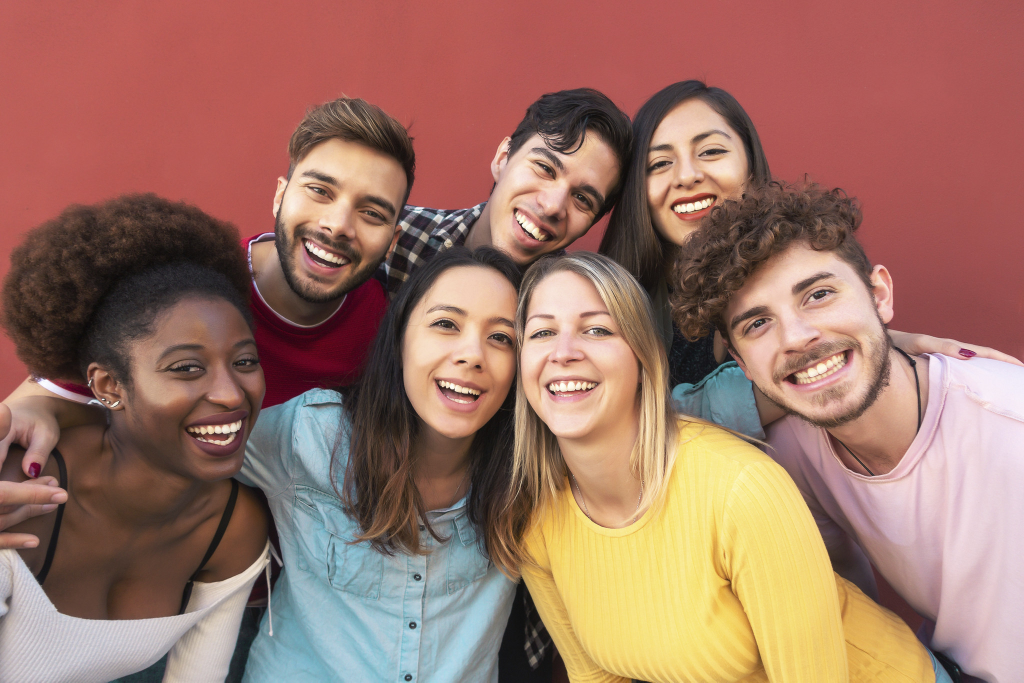
#> input picture opencv/people.jpg, 2048 x 1365 px (shown at 1/2 size)
$ jupyter execute open_cv_intro.ipynb
#> lines starting #> are read from the running program, lines starting #| are printed output that depends on the picture; after the words box and inside, x2 and y2 are one past the last pixel; in counts of white or black regions, pixels touching at a corner belong together
[cell 1]
import cv2
import numpy as np
import matplotlib.pyplot as plt

[cell 2]
img_path = "people.jpg"
img = cv2.imread(img_path)
#> img is the input picture: shape (1365, 2048, 3); mean B, G, R 101.7, 115.6, 156.4
print(img.shape)
#| (1365, 2048, 3)
plt.imshow(cv2.cvtColor(img, cv2.COLOR_BGR2RGB))

[cell 3]
img_gray = cv2.cvtColor(img, cv2.COLOR_BGR2GRAY)
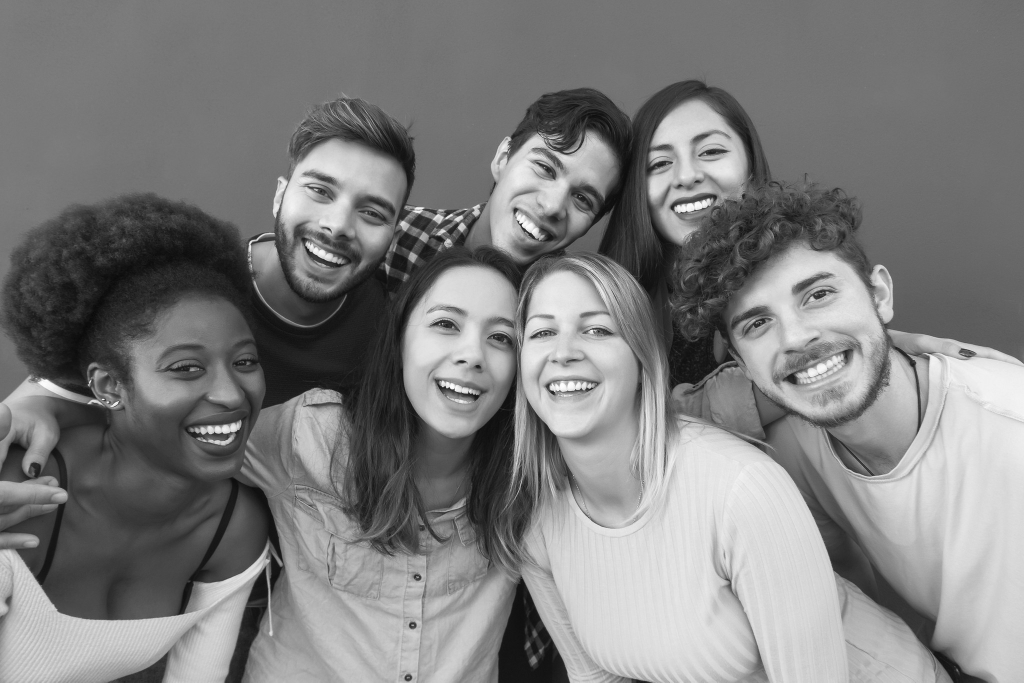
#> img_gray: shape (1365, 2048) (shown at 1/2 size); min 7, max 255, mean 126.2

[cell 4]
face_detector = cv2.CascadeClassifier('haarcascade_frontalface_default.xml')

[cell 5]
face_detections = face_detector.detectMultiScale(img_gray, scaleFactor=1.01, minSize=(180,180), minNeighbors=8, maxSize=(800,800))
#> face_detections = [[999, 549, 285, 285], [1251, 211, 254, 254], [781, 540, 310, 310], [541, 280, 294, 294], [254, 606, 327, 327], [1480, 427, 374, 374]]

[cell 6]
face_detections
#> Out has the same summary as face_detections

[cell 7]
eye_detector = cv2.CascadeClassifier('haarcascade_eye.xml')
eye_detections = eye_detector.detectMultiScale(img_gray, scaleFactor=1.08, minNeighbors=10, minSize=(80,80))
#> eye_detections = [[1375, 253, 91, 91], [594, 332, 95, 95], [1579, 533, 105, 105], [1467, 601, 90, 90], [844, 598, 94, 94], [1144, 617, 86, 86], [958, 636, 85, 85], [319, 681, 104, 104]]

[cell 8]
for (x,y,w,h) in face_detections:
    cv2.rectangle(img, (x,y), (x + w, y + h), (0,255,0), 2)
#> this loop made 6 passes
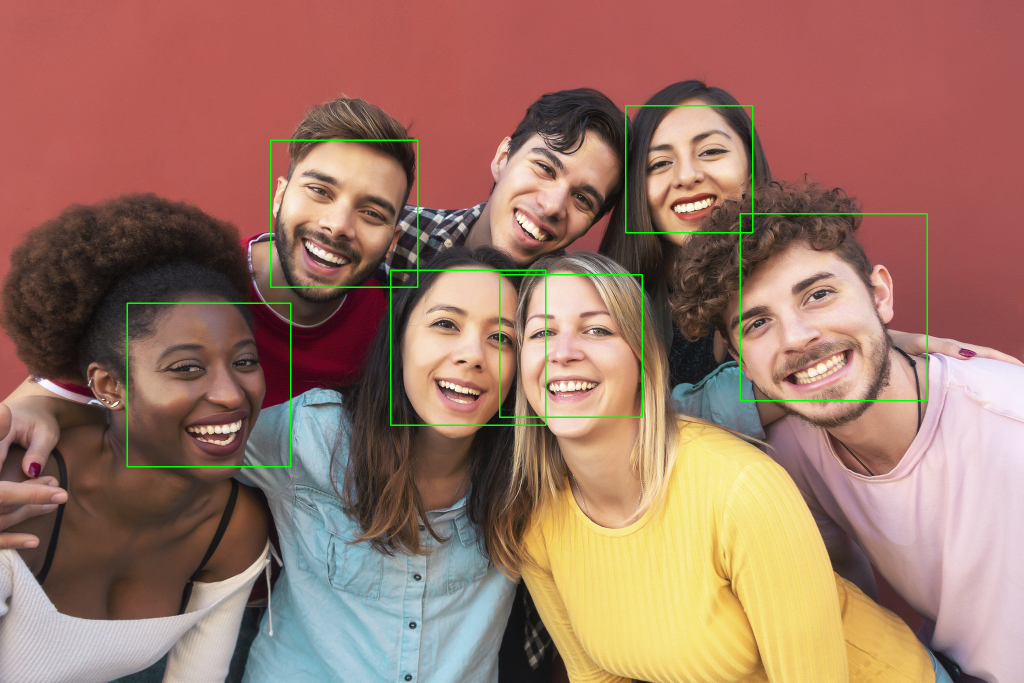
#> img: shape (1365, 2048, 3) (shown at 1/2 size); 0.79% of pixels changed, all inside (x1, y1, x2, y2) = (253, 210, 1856, 935)

for (x,y,w,h) in eye_detections:
    cv2.rectangle(img, (x,y), (x + w, y + h), (0,0,255), 2)
#> this loop made 8 passes
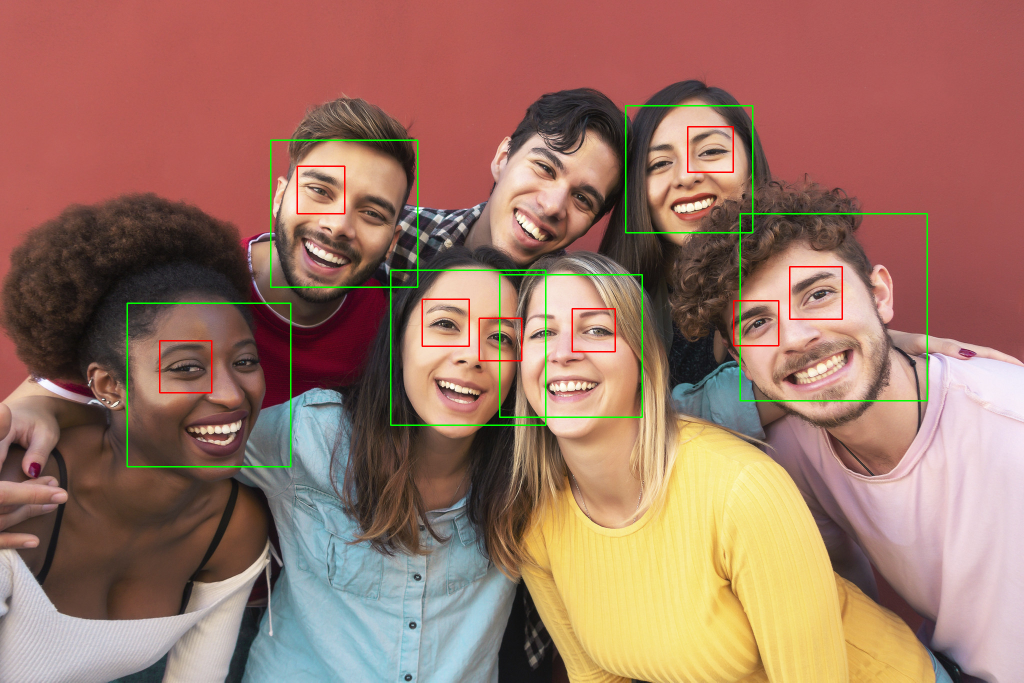
#> img: shape (1365, 2048, 3) (shown at 1/2 size); 0.32% of pixels changed, all inside (x1, y1, x2, y2) = (318, 252, 1686, 787)
plt.imshow(cv2.cvtColor(img, cv2.COLOR_BGR2RGB))
